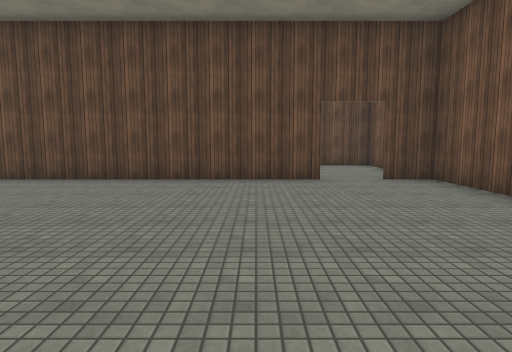
view 1 (above)

24 first-person views from a walk through a Unity game level. The camera is 1.5 m above the floor, tilts 6° down and sees 75° across. The floor is counted in squares, 2 m on a side. Each view is taken from the middle of a square. On the plan, view 1 faces up. The plan holds only what a view shows up to about 11 squares ahead; the rest is blank. The place goes on beyond the plan. The player character is not drawn. Surface patterns are stand-ins for the level's own textures.

view 2
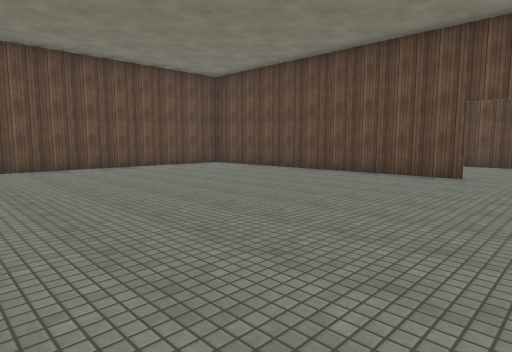

view 3
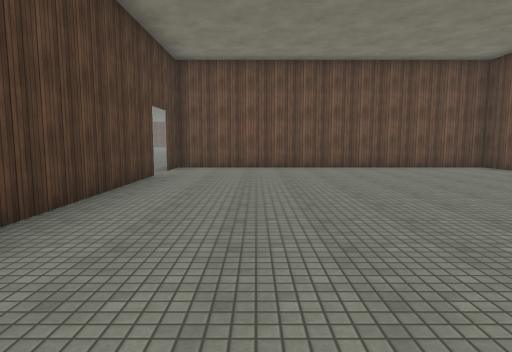

view 4
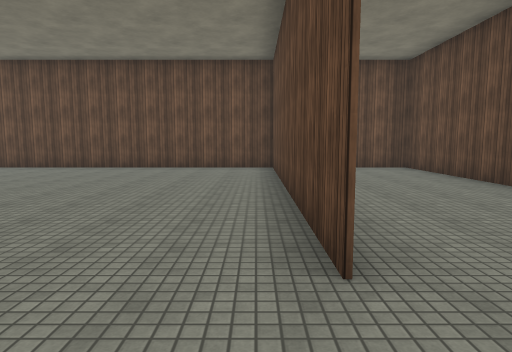

view 5
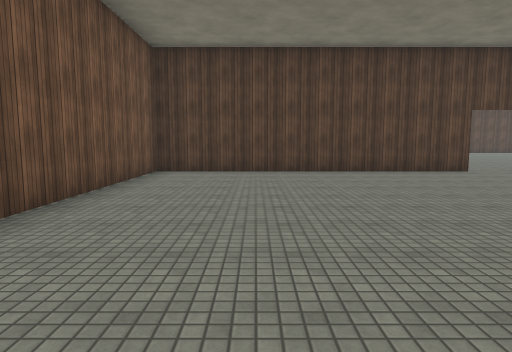

view 6
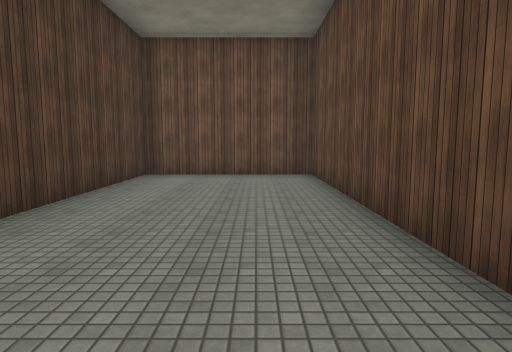

view 7
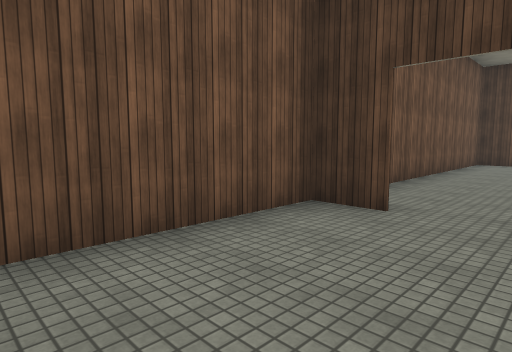

view 8
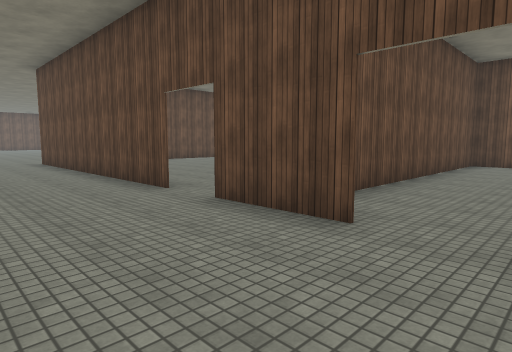

view 9
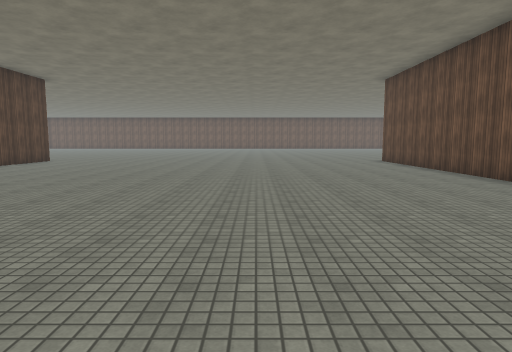

view 10
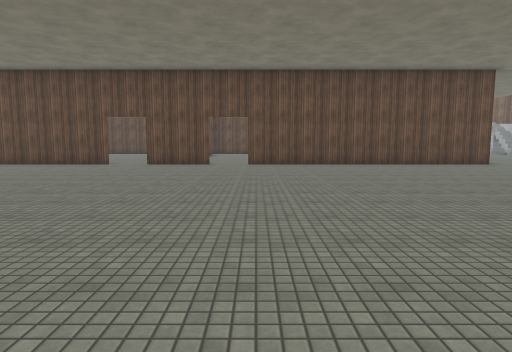

view 11
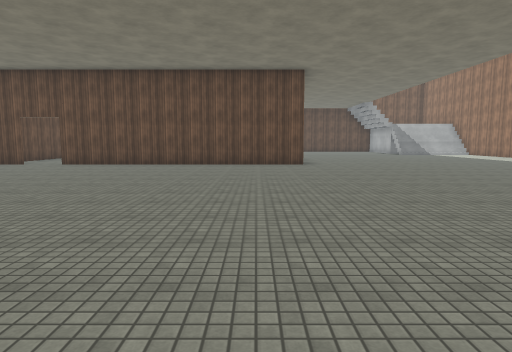

view 12
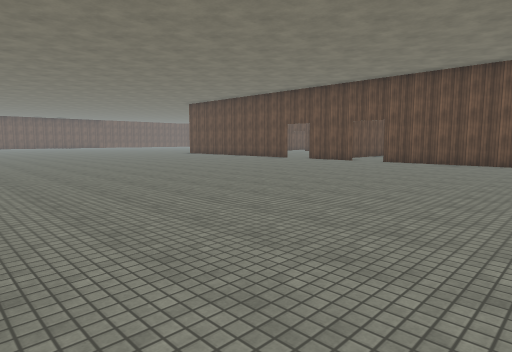

view 13
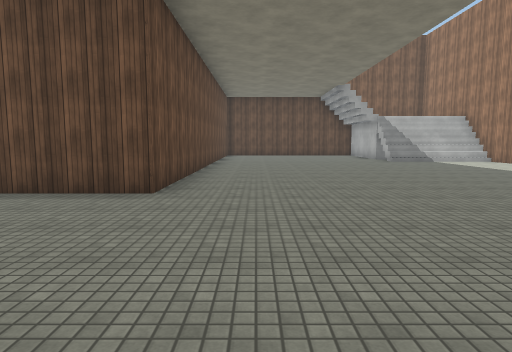

view 14
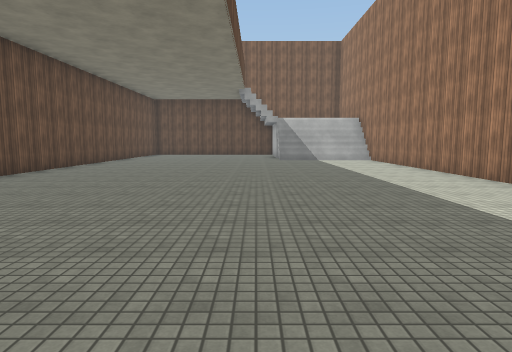

view 15
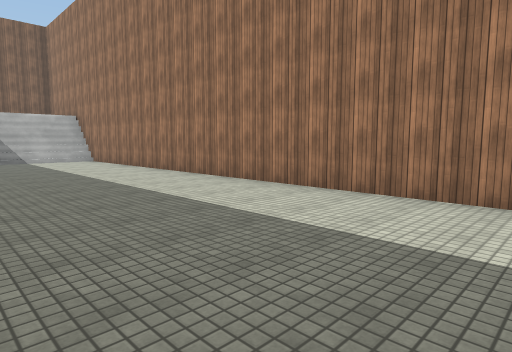

view 16
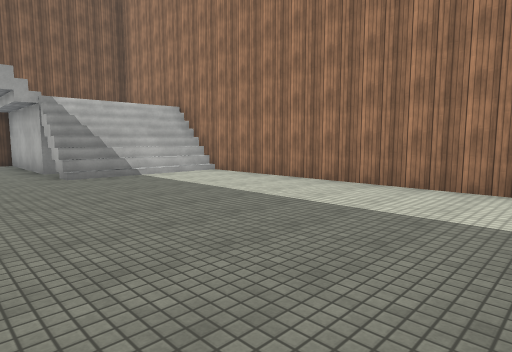

view 17
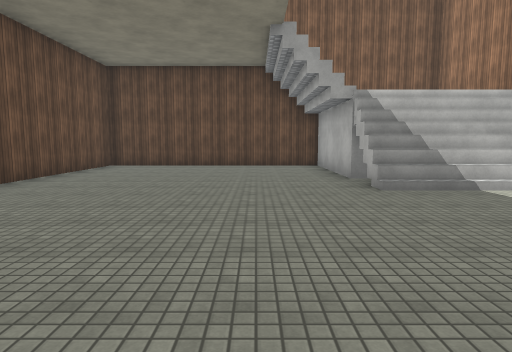

view 18
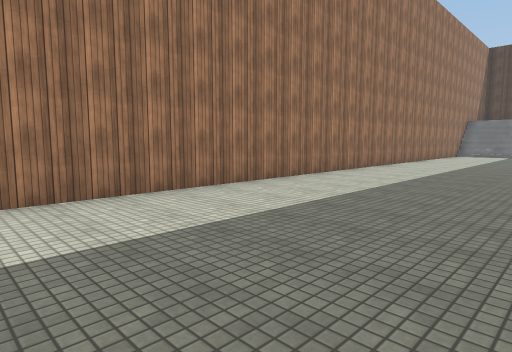

view 19
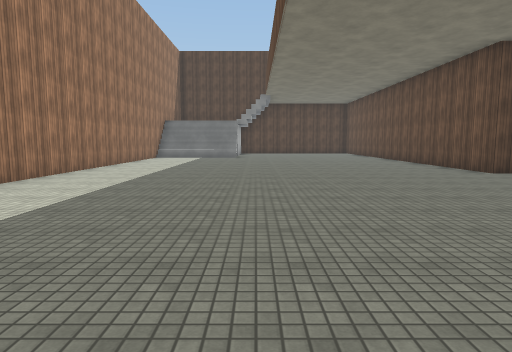

view 20
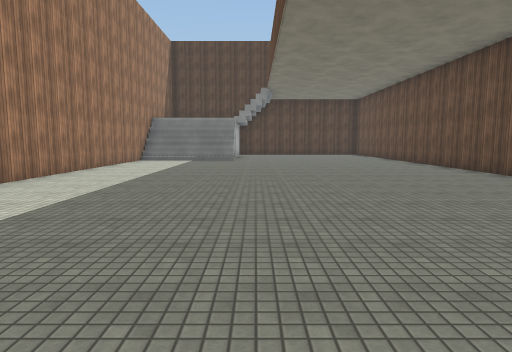

view 21
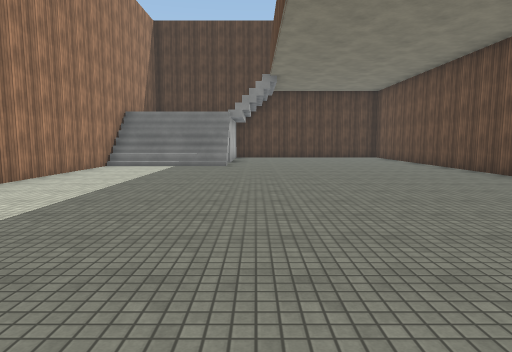

view 22
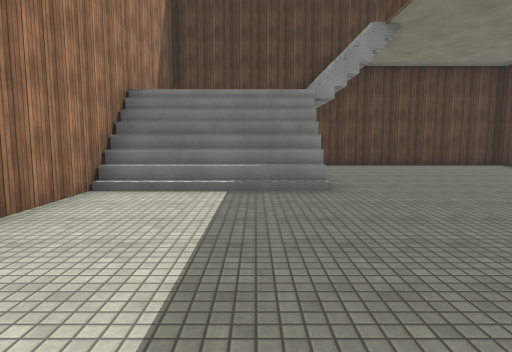

view 23
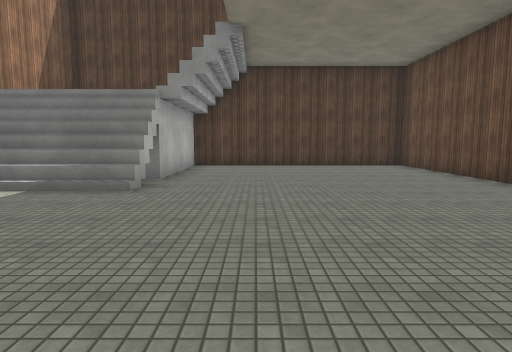

view 24
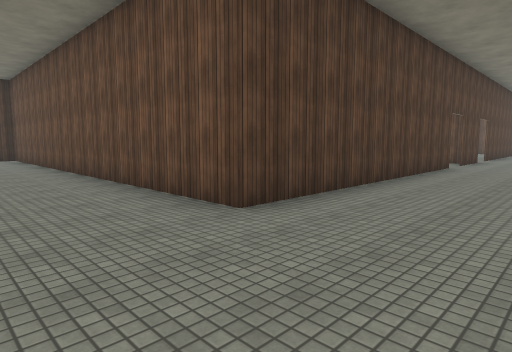

### Floor plan
Key: @ floor where view 1 was taken; # wall or solid block; . floor; / step, stairs or slope.
Columns run from 15 left of view 1 to 14 right of it. Each row starts with its distance up from view 1.
 11         #####################
 10          #.........#....#/   #
  9          #.........#....//   #
  8          #.........#....//   #
  7         #########.##....//   #
  6          #.........#.....#///#
  5          #.........#.....////#
  4          #.........#.........#
  3          #.........#.........#
  2          #.........#.........#
  1   ..     #.........#.........#
  0   ....   #.....@...#.........#
 -1     ...  #.........#.........#
 -2 #######.##.#########.........#
 -3 .............................#
 -4 .............................#
 -5 .............................#
 -6 .............................#
 -7 .............................#
 -8 .............................#
 -9 .............................#
-10 .............................#
-11 .............................#
-12 .............................#
-13 ..... .......................#
-14 ...     .....................#
-15 ##      ##.######## .........#
-16                    #.........#
-17                    #.........#
-18                    #.........#
-19                    #.........#
-20                    #.........#
-21                    #.........#
-22                    #.....////#
-23                   ##.....////#
-24                    #....//   #
-25                    #....//   #
-26                    #....//   #
-27                    #....#/   #
-28                   ###########

Positions as (right, up) in squares from view 1, and headings:
1: (0, 0), facing up
2: (3, -1), facing up-left
3: (3, 0), facing left
4: (3, 6), facing left
5: (1, 6), facing down
6: (1, 9), facing left
7: (1, 10), facing down-right
8: (-4, -5), facing up-left
9: (-4, -7), facing left
10: (-4, -13), facing up
11: (2, -13), facing up
12: (1, -14), facing up-left
13: (5, -7), facing up
14: (9, -8), facing up
15: (9, -8), facing up-right
16: (8, -2), facing up-right
17: (8, 0), facing up
18: (9, -4), facing down-right
19: (9, -7), facing down
20: (9, -9), facing down
21: (9, -12), facing down
22: (11, -17), facing down
23: (8, -17), facing down
24: (6, -12), facing down-left
